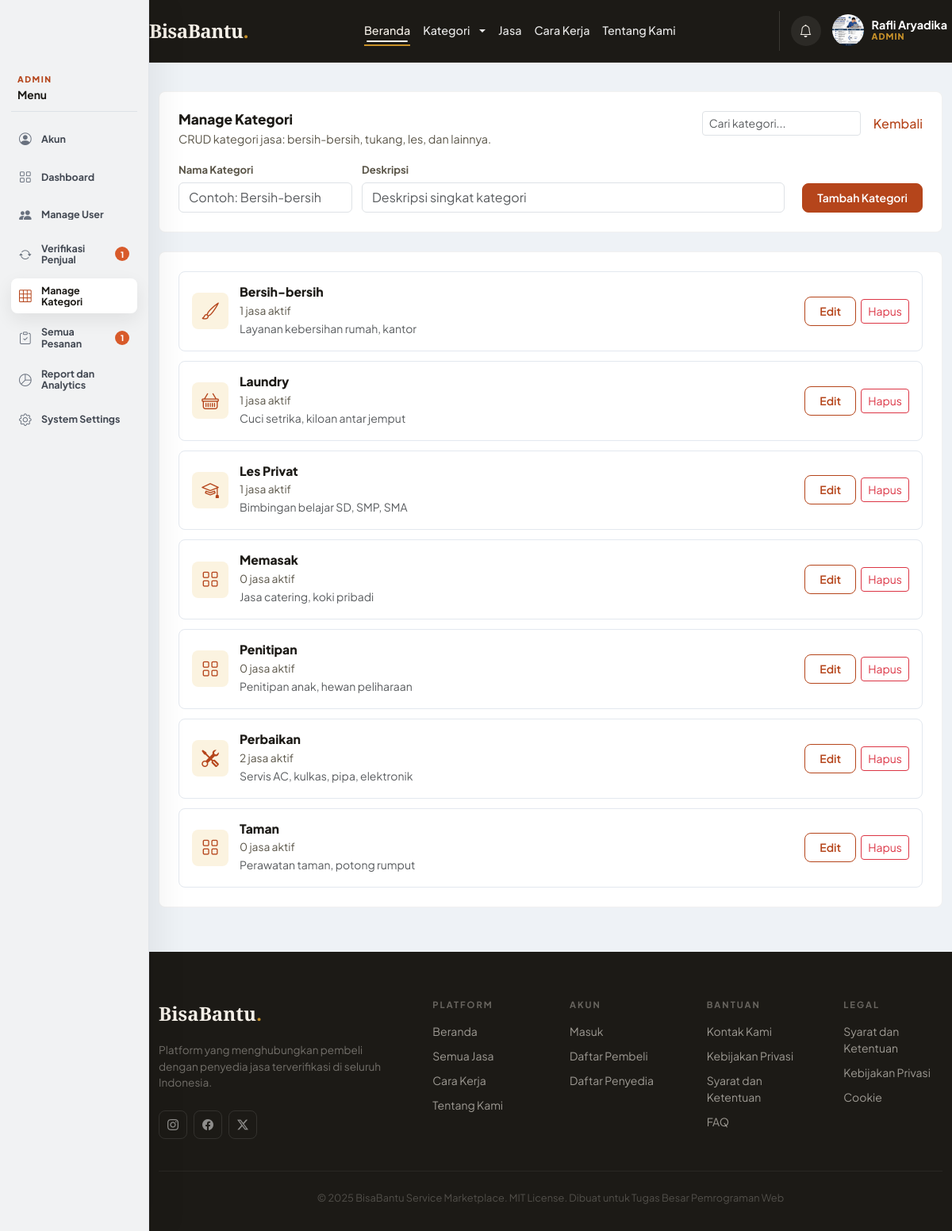
The page /index.php?page=admin_categories (signed in) on the database its author committed.
### tables this page shows
CREATE TABLE `categories` (
  `id` int NOT NULL AUTO_INCREMENT,
  `name` varchar(50) NOT NULL,
  `description` text,
  `created_at` timestamp NOT NULL DEFAULT CURRENT_TIMESTAMP,
  PRIMARY KEY (`id`)
);

### src/helpers/functions.php (called while the page is built, shortened)
<?php
function base_url($path = '') {
    $scheme = (!empty($_SERVER['HTTPS']) && $_SERVER['HTTPS'] !== 'off') ? 'https' : 'http';
    $host = $_SERVER['HTTP_HOST'] ?? 'localhost';
    $scriptDir = rtrim(dirname($_SERVER['SCRIPT_NAME']), '/\\');
    $base = $scheme . '://' . $host . $scriptDir;
    return rtrim($base, '/\\') . '/' . ltrim($path, '/\\');
}
function e($value) {
    return htmlspecialchars($value, ENT_QUOTES, 'UTF-8');
}
function category_icon($name) {
    $icons = [
        'bersih' => 'bi-brush',
        'perbaikan' => 'bi-tools',
        'les' => 'bi-mortarboard',
        'laundry' => 'bi-basket',
        'kecantikan' => 'bi-stars',
        'transport' => 'bi-truck',
    ];
    $lower = strtolower($name);
    foreach ($icons as $key => $icon) {
        if (str_contains($lower, $key)) {
            return $icon;
        }
    }
    return 'bi-grid';
}

### src/models/CategoryModel.php (called while the page is built, shortened)
<?php
class CategoryModel {
    private $pdo;
    public function __construct($pdo) {
        $this->pdo = $pdo;
    }
    public function getAllWithServiceCount() {
        $stmt = $this->pdo->query('
            SELECT c.*, COUNT(u.id) as service_count
            FROM categories c
            LEFT JOIN services s ON s.category_id = c.id AND s.is_active = 1
            LEFT JOIN users u ON s.provider_id = u.id AND u.is_verified = 1
            GROUP BY c.id
            ORDER BY c.name ASC
        ');
        return $stmt->fetchAll();
    }
}

### src/views/admin/categories.php (the view, shortened to what this page needs)
<?php
require_once __DIR__ . '/../../models/CategoryModel.php';
$categoryModel = new CategoryModel($pdo);
$categories = $categoryModel->getAllWithServiceCount();
$editId = (int) ($_GET['edit'] ?? 0);
$editCategory = $editId ? $categoryModel->getById($editId) : null;
?>
<main class="admin-dashboard">
    <div class="container">
        <section class="admin-panel mb-4">
            <div class="admin-panel-head">
                <div>
                    <h2>Manage Kategori</h2>
                    <p>CRUD kategori jasa: bersih-bersih, tukang, les, dan lainnya.</p>
                </div>
                <div class="d-flex gap-3 align-items-center">
                    <input type="text" id="tableSearch" class="form-control form-control-sm" placeholder="Cari kategori..." style="width: 200px;">
                    <a href="<?= base_url('index.php?page=dashboard') ?>" class="link-accent">Kembali</a>
                </div>
            </div>
            <form method="post" action="<?= base_url('index.php?page=admin&action=' . ($editCategory ? 'category_update' : 'category_create')) ?>" class="admin-form-row">
                <div class="admin-form-field">
                    <label>Nama Kategori</label>
                    <input type="text" name="name" class="form-control" required placeholder="Contoh: Bersih-bersih" value="<?= e($editCategory['name'] ?? '') ?>">
                </div>
                <div class="admin-form-field admin-form-field-grow">
                    <label>Deskripsi</label>
                    <input type="text" name="description" class="form-control" placeholder="Deskripsi singkat kategori" value="<?= e($editCategory['description'] ?? '') ?>">
                </div>
                <div class="admin-form-field admin-form-field-action">
                    <label>&nbsp;</label>
                    <button type="submit" class="btn btn-primary-custom">
                        <?= $editCategory ? 'Simpan Perubahan' : 'Tambah Kategori' ?>
                    </button>
                </div>
            </form>
        </section>
        <section class="admin-panel">
            <div class="admin-menu-grid">
                <?php if (empty($categories)): ?>
                    <p class="text-muted mb-0">Belum ada kategori.</p>
                <?php else: ?>
                    <?php foreach ($categories as $cat): ?>
                        <div class="admin-menu-card admin-category-card">
                            <span><i class="bi <?= e(category_icon($cat['name'])) ?>"></i></span>
                            <div>
                                <h3><?= e($cat['name']) ?></h3>
                                <p><?= (int) $cat['service_count'] ?> jasa aktif</p>
                                <?php if ($cat['description']): ?>
                                    <small class="text-muted"><?= e($cat['description']) ?></small>
                                <?php endif; ?>
                            </div>
                            <div class="admin-category-actions">
                                <a href="<?= base_url('index.php?page=admin_categories&edit=' . (int) $cat['id']) ?>" class="btn btn-sm btn-outline-custom">Edit</a>
                                <form method="post" action="<?= base_url('index.php?page=admin&action=category_delete') ?>" onsubmit="return confirm('Hapus kategori ini?');">
                                    <button type="submit" class="btn btn-sm btn-outline-danger">Hapus</button>
                                </form>
                            </div>
                        </div>
                    <?php endforeach; ?>
                <?php endif; ?>
            </div>
        </section>
    </div>
</main>

### rows shown on the page
categories: name "Bersih-bersih", service_count "1", description "Layanan kebersihan rumah, kantor"
categories: name "Laundry", service_count "1", description "Cuci setrika, kiloan antar jemput"
categories: name "Les Privat", service_count "1", description "Bimbingan belajar SD, SMP, SMA"
categories: name "Memasak", service_count "0", description "Jasa catering, koki pribadi"
categories: name "Penitipan", service_count "0", description "Penitipan anak, hewan peliharaan"
categories: name "Perbaikan", service_count "2", description "Servis AC, kulkas, pipa, elektronik"
categories: name "Taman", service_count "0", description "Perawatan taman, potong rumput"

### other values the page prints
$userName "Rafli Aryadika"
$roleLabel "ADMIN"
$roleShortLabel "ADMIN"
$item['label'] "Akun"
$item['label'] "Dashboard"
$item['label'] "Manage User"
$item['label'] "Verifikasi Penjual"
$item['badge'] "1"
$item['label'] "Manage Kategori"
$item['label'] "Semua Pesanan"
$item['label'] "Report dan Analytics"
$item['label'] "System Settings"
